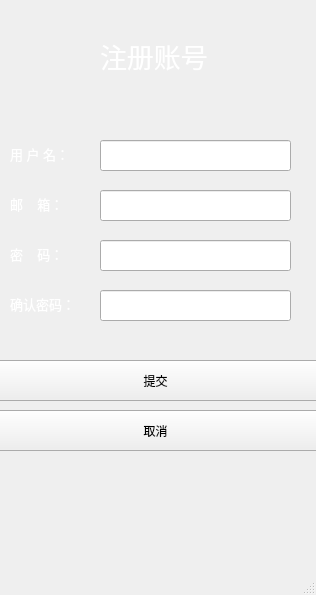
<?xml version="1.0" encoding="UTF-8"?>
<ui version="4.0">
 <class>RegisterWindow</class>
 <widget class="QMainWindow" name="RegisterWindow">
  <property name="geometry">
   <rect>
    <x>0</x>
    <y>0</y>
    <width>316</width>
    <height>595</height>
   </rect>
  </property>
  <property name="windowTitle">
   <string>MainWindow</string>
  </property>
  <property name="styleSheet">
   <string notr="true">#centralwidget{
border-image: url(:/image/new/9.png);
}</string>
  </property>
  <widget class="QWidget" name="centralwidget">
   <widget class="QLineEdit" name="Name">
    <property name="geometry">
     <rect>
      <x>100</x>
      <y>140</y>
      <width>191</width>
      <height>31</height>
     </rect>
    </property>
    <property name="styleSheet">
     <string notr="true">border-image: url(:/image/new/4.png);
color: rgb(255, 255, 255);</string>
    </property>
    <property name="placeholderText">
     <string>请输入用户名</string>
    </property>
   </widget>
   <widget class="QLineEdit" name="Email">
    <property name="geometry">
     <rect>
      <x>100</x>
      <y>190</y>
      <width>191</width>
      <height>31</height>
     </rect>
    </property>
    <property name="styleSheet">
     <string notr="true">border-image: url(:/image/new/4.png);
color: rgb(255, 255, 255);</string>
    </property>
    <property name="placeholderText">
     <string>请输入邮箱</string>
    </property>
   </widget>
   <widget class="QLabel" name="label_2">
    <property name="geometry">
     <rect>
      <x>10</x>
      <y>188</y>
      <width>121</width>
      <height>31</height>
     </rect>
    </property>
    <property name="font">
     <font>
      <pointsize>10</pointsize>
     </font>
    </property>
    <property name="styleSheet">
     <string notr="true">color: rgb(255, 255, 255);</string>
    </property>
    <property name="text">
     <string>邮    箱：</string>
    </property>
   </widget>
   <widget class="QLineEdit" name="Password">
    <property name="geometry">
     <rect>
      <x>100</x>
      <y>240</y>
      <width>191</width>
      <height>31</height>
     </rect>
    </property>
    <property name="styleSheet">
     <string notr="true">border-image: url(:/image/new/4.png);
color: rgb(255, 255, 255);</string>
    </property>
    <property name="placeholderText">
     <string>请输入密码</string>
    </property>
   </widget>
   <widget class="QLabel" name="label_3">
    <property name="geometry">
     <rect>
      <x>10</x>
      <y>238</y>
      <width>121</width>
      <height>31</height>
     </rect>
    </property>
    <property name="font">
     <font>
      <pointsize>10</pointsize>
     </font>
    </property>
    <property name="styleSheet">
     <string notr="true">color: rgb(255, 255, 255);</string>
    </property>
    <property name="text">
     <string>密    码：</string>
    </property>
   </widget>
   <widget class="QLineEdit" name="Echo">
    <property name="geometry">
     <rect>
      <x>100</x>
      <y>290</y>
      <width>191</width>
      <height>31</height>
     </rect>
    </property>
    <property name="styleSheet">
     <string notr="true">border-image: url(:/image/new/4.png);
color: rgb(255, 255, 255);</string>
    </property>
    <property name="placeholderText">
     <string>再次输入密码</string>
    </property>
   </widget>
   <widget class="QLabel" name="label_4">
    <property name="geometry">
     <rect>
      <x>10</x>
      <y>288</y>
      <width>111</width>
      <height>31</height>
     </rect>
    </property>
    <property name="font">
     <font>
      <pointsize>10</pointsize>
     </font>
    </property>
    <property name="styleSheet">
     <string notr="true">color: rgb(255, 255, 255);</string>
    </property>
    <property name="text">
     <string>确认密码：</string>
    </property>
   </widget>
   <widget class="QPushButton" name="Submit">
    <property name="geometry">
     <rect>
      <x>-10</x>
      <y>360</y>
      <width>331</width>
      <height>41</height>
     </rect>
    </property>
    <property name="styleSheet">
     <string notr="true">border-image: url(:/image/new/7.png);</string>
    </property>
    <property name="text">
     <string>提交</string>
    </property>
   </widget>
   <widget class="QLabel" name="NameTag">
    <property name="geometry">
     <rect>
      <x>100</x>
      <y>170</y>
      <width>191</width>
      <height>16</height>
     </rect>
    </property>
    <property name="styleSheet">
     <string notr="true">color: rgb(255, 0, 0);</string>
    </property>
    <property name="text">
     <string/>
    </property>
   </widget>
   <widget class="QLabel" name="EmailTag">
    <property name="geometry">
     <rect>
      <x>100</x>
      <y>220</y>
      <width>191</width>
      <height>16</height>
     </rect>
    </property>
    <property name="styleSheet">
     <string notr="true">color: rgb(255, 0, 0);</string>
    </property>
    <property name="text">
     <string/>
    </property>
   </widget>
   <widget class="QLabel" name="PasswordTag">
    <property name="geometry">
     <rect>
      <x>100</x>
      <y>270</y>
      <width>191</width>
      <height>16</height>
     </rect>
    </property>
    <property name="styleSheet">
     <string notr="true">color: rgb(255, 0, 0);</string>
    </property>
    <property name="text">
     <string/>
    </property>
   </widget>
   <widget class="QLabel" name="EchoTag">
    <property name="geometry">
     <rect>
      <x>100</x>
      <y>320</y>
      <width>191</width>
      <height>16</height>
     </rect>
    </property>
    <property name="styleSheet">
     <string notr="true">color: rgb(255, 0, 0);</string>
    </property>
    <property name="text">
     <string/>
    </property>
   </widget>
   <widget class="QLabel" name="label">
    <property name="geometry">
     <rect>
      <x>100</x>
      <y>40</y>
      <width>131</width>
      <height>31</height>
     </rect>
    </property>
    <property name="font">
     <font>
      <pointsize>20</pointsize>
     </font>
    </property>
    <property name="styleSheet">
     <string notr="true">color: rgb(255, 255, 255);</string>
    </property>
    <property name="text">
     <string>注册账号</string>
    </property>
   </widget>
   <widget class="QLabel" name="label_5">
    <property name="geometry">
     <rect>
      <x>10</x>
      <y>138</y>
      <width>121</width>
      <height>31</height>
     </rect>
    </property>
    <property name="font">
     <font>
      <pointsize>10</pointsize>
     </font>
    </property>
    <property name="styleSheet">
     <string notr="true">color: rgb(255, 255, 255);</string>
    </property>
    <property name="text">
     <string>用 户 名：</string>
    </property>
   </widget>
   <widget class="QPushButton" name="Submit_2">
    <property name="geometry">
     <rect>
      <x>-10</x>
      <y>410</y>
      <width>331</width>
      <height>41</height>
     </rect>
    </property>
    <property name="styleSheet">
     <string notr="true">border-image: url(:/image/new/8.png);</string>
    </property>
    <property name="text">
     <string>取消</string>
    </property>
   </widget>
  </widget>
  <widget class="QMenuBar" name="menubar">
   <property name="geometry">
    <rect>
     <x>0</x>
     <y>0</y>
     <width>316</width>
     <height>25</height>
    </rect>
   </property>
  </widget>
  <widget class="QStatusBar" name="statusbar"/>
 </widget>
 <resources/>
 <connections/>
</ui>
